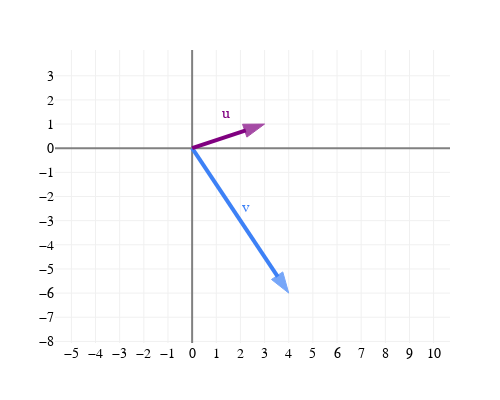

Write notebook code for a chart like this one.
### Markdown cell above
---

## Norm (i.e. Length or Magnitude)

In the context of physics, vectors are often described as creatures with "a magnitude and a direction". While this is not a physics class – this is EECS 245, after all! – this interpretation has some value for us too.

To illustrate what we mean, let's consider some concrete vectors in $\mathbb{R}^2$, since it is easy to visualize vectors in 2 dimensions on a computer screen. Suppose: $$\vec v = \begin{bmatrix} 4 \\ -6 \end{bmatrix}, \quad \vec u = \begin{bmatrix} 3 \\ 1 \end{bmatrix}$$

Then, we can visualize $\vec v$ and $\vec u$ as arrows pointing from the origin $(0,0)$ to the points $(4, -6)$ and $(3, 1)$ in the 2D Cartesian plane, respectively.

### Code cell
from utils import plot_vectors
import numpy as np

fig = plot_vectors([((4, -6), '#3d81f6', 'v'), ((3, 1), 'purple', 'u')], vdeltax=0.3, vdeltay=1)
fig.update_layout(width=500, height=400, yaxis_scaleanchor="x")
fig.update_xaxes(range=[-1, 6], tickvals=np.arange(-5, 15))
fig.update_yaxes(range=[-8, 4], tickvals=np.arange(-8, 4))
fig.show(config={'displayModeBar': False})

### Figure 1 — Plotly figure (JSON) as saved in the notebook; plotly's stock layout.template omitted (floating-point values rounded to 4 significant figures)
{"data": [{"line": {"color": "#3d81f6", "width": 4}, "marker": {"angleref": "previous", "color": ["#3d81f6", "#3d81f6"], "size": [0, 22], "symbol": ["circle", "arrow"]}, "mode": "lines+markers", "showlegend": false, "type": "scatter", "x": [0, 4], "y": [0, -6]}, {"line": {"color": "purple", "width": 4}, "marker": {"angleref": "previous", "color": ["purple", "purple"], "size": [0, 22], "symbol": ["circle", "arrow"]}, "mode": "lines+markers", "showlegend": false, "type": "scatter", "x": [0, 3], "y": [0, 1]}], "layout": {"annotations": [{"bgcolor": "rgba(255,255,255,0.8)", "bordercolor": "rgba(0,0,0,0)", "borderwidth": 0, "font": {"color": "#3d81f6", "family": "Avenir", "size": 16}, "showarrow": false, "text": "v", "x": 2.25, "y": -2.445}, {"bgcolor": "rgba(255,255,255,0.8)", "bordercolor": "rgba(0,0,0,0)", "borderwidth": 0, "font": {"color": "purple", "family": "Avenir", "size": 16}, "showarrow": false, "text": "u", "x": 1.405, "y": 1.449}], "font": {"color": "black", "family": "Avenir", "size": 14}, "height": 400, "margin": {"b": 50, "l": 50, "r": 50, "t": 50}, "paper_bgcolor": "white", "plot_bgcolor": "white", "width": 500, "xaxis": {"gridcolor": "#f0f0f0", "range": [-1, 6], "tickvals": [-5, -4, -3, -2, -1, 0, 1, 2, 3, 4, 5, 6, 7, 8, 9, 10, 11, 12, 13, 14], "title": {"text": ""}, "zerolinecolor": "gray"}, "yaxis": {"gridcolor": "#f0f0f0", "range": [-8, 4], "scaleanchor": "x", "tickvals": [-8, -7, -6, -5, -4, -3, -2, -1, 0, 1, 2, 3], "title": {"text": ""}, "zerolinecolor": "gray"}}}
